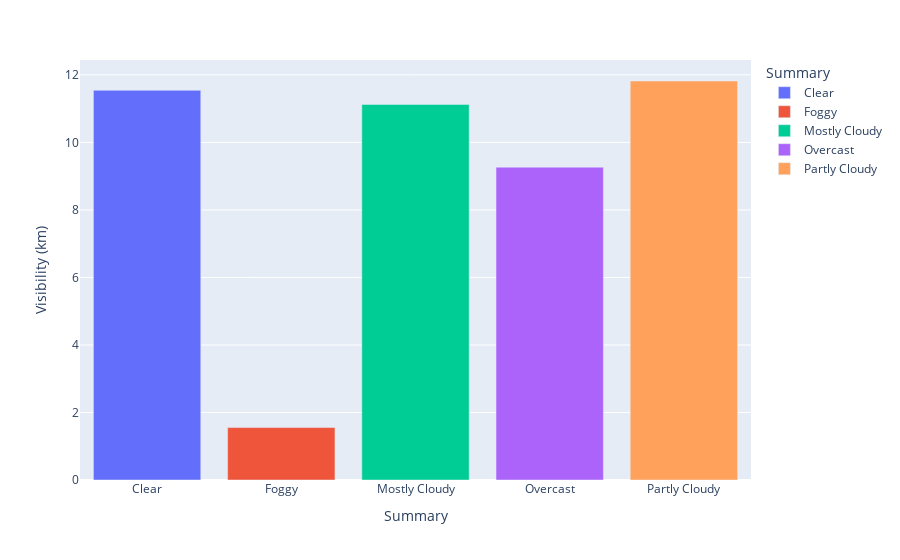

Here is the notebook cell this chart was saved with:
### Code cell
fig_v.show()

### Figure 1 — Plotly figure (JSON) as saved in the notebook; plotly's stock layout.template omitted (floating-point values rounded to 4 significant figures)
{"data": [{"alignmentgroup": "True", "hovertemplate": "Summary=%{x}<br>Visibility (km)=%{y}<extra></extra>", "legendgroup": "Clear", "marker": {"color": "#636efa", "pattern": {"shape": ""}}, "name": "Clear", "offsetgroup": "Clear", "orientation": "v", "showlegend": true, "textposition": "auto", "type": "bar", "x": ["Clear"], "xaxis": "x", "y": [11.55], "yaxis": "y"}, {"alignmentgroup": "True", "hovertemplate": "Summary=%{x}<br>Visibility (km)=%{y}<extra></extra>", "legendgroup": "Foggy", "marker": {"color": "#EF553B", "pattern": {"shape": ""}}, "name": "Foggy", "offsetgroup": "Foggy", "orientation": "v", "showlegend": true, "textposition": "auto", "type": "bar", "x": ["Foggy"], "xaxis": "x", "y": [1.554], "yaxis": "y"}, {"alignmentgroup": "True", "hovertemplate": "Summary=%{x}<br>Visibility (km)=%{y}<extra></extra>", "legendgroup": "Mostly Cloudy", "marker": {"color": "#00cc96", "pattern": {"shape": ""}}, "name": "Mostly Cloudy", "offsetgroup": "Mostly Cloudy", "orientation": "v", "showlegend": true, "textposition": "auto", "type": "bar", "x": ["Mostly Cloudy"], "xaxis": "x", "y": [11.13], "yaxis": "y"}, {"alignmentgroup": "True", "hovertemplate": "Summary=%{x}<br>Visibility (km)=%{y}<extra></extra>", "legendgroup": "Overcast", "marker": {"color": "#ab63fa", "pattern": {"shape": ""}}, "name": "Overcast", "offsetgroup": "Overcast", "orientation": "v", "showlegend": true, "textposition": "auto", "type": "bar", "x": ["Overcast"], "xaxis": "x", "y": [9.267], "yaxis": "y"}, {"alignmentgroup": "True", "hovertemplate": "Summary=%{x}<br>Visibility (km)=%{y}<extra></extra>", "legendgroup": "Partly Cloudy", "marker": {"color": "#FFA15A", "pattern": {"shape": ""}}, "name": "Partly Cloudy", "offsetgroup": "Partly Cloudy", "orientation": "v", "showlegend": true, "textposition": "auto", "type": "bar", "x": ["Partly Cloudy"], "xaxis": "x", "y": [11.82], "yaxis": "y"}], "layout": {"barmode": "relative", "legend": {"title": {"text": "Summary"}, "tracegroupgap": 0}, "margin": {"t": 60}, "xaxis": {"anchor": "y", "categoryarray": ["Clear", "Foggy", "Mostly Cloudy", "Overcast", "Partly Cloudy"], "categoryorder": "array", "domain": [0, 1], "title": {"text": "Summary"}}, "yaxis": {"anchor": "x", "domain": [0, 1], "title": {"text": "Visibility (km)"}}}}
